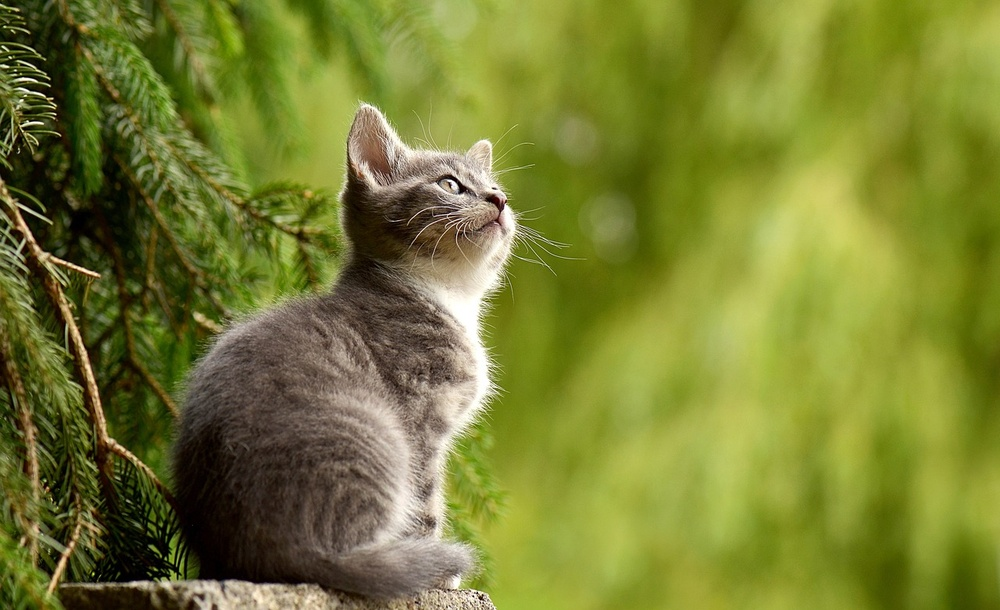
#> input picture kucing.jpg, 1000 x 610 px, shrunk from 1280 x 781 before the run
$ python Tugas.py
#> lines starting #> are read from the running program, lines starting #| are printed output that depends on the picture
import cv2
import numpy as np
import matplotlib.pyplot as plt

def adjust_contrast_brightness(image, alpha, beta):
    adjusted_image = cv2.convertScaleAbs(image, alpha=alpha, beta=beta)
    return adjusted_image
def show_image_and_histogram(image, title='Image', cmap_type='gray'):
    plt.figure(figsize=(10, 5))
    plt.subplot(1, 2, 1)
    plt.imshow(image, cmap=cmap_type)
    plt.title(title)
    plt.axis('off')
    plt.subplot(1, 2, 2)
    plt.hist(image.ravel(), bins=256, range=(0, 256), color='black')
    plt.title('Histogram')
    plt.xlabel('Intensitas Piksel')
    plt.ylabel('Frekuensi')
    plt.tight_layout()
    plt.show()
def calculate_normalized_histogram(image):
    histogram, _ = np.histogram(image.ravel(), bins=256, range=(0, 256))
    total_pixels = image.size
    normalized_histogram = histogram / total_pixels
    return normalized_histogram
def show_normalized_histogram(original_image, adjusted_image, title='Normalized Histogram'):
    original_histogram = calculate_normalized_histogram(original_image)
    adjusted_histogram = calculate_normalized_histogram(adjusted_image)
    plt.figure(figsize=(10, 5))
    plt.plot(original_histogram, color='black', label='Original Image')
    plt.plot(adjusted_histogram, color='red', label='Adjusted Image')
    plt.title(title)
    plt.xlabel('Intensitas Piksel')
    plt.ylabel('Distribusi Probabilitas')
    plt.legend()
    plt.show()
image_path = 'kucing.jpg'
original_image = cv2.imread(image_path, cv2.IMREAD_GRAYSCALE)
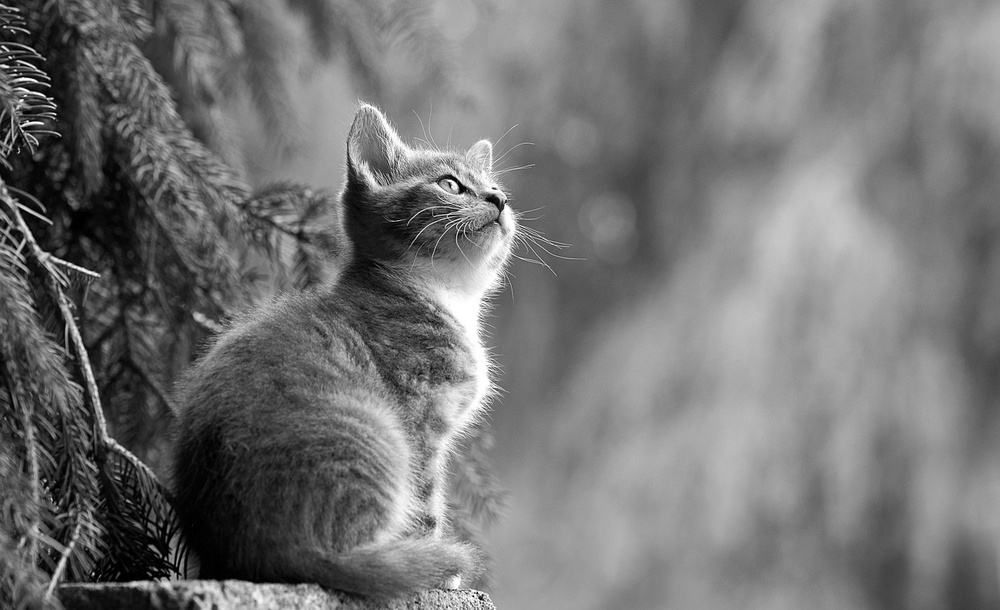
#> original_image: shape (610, 1000); min 0, max 255, mean 115.2
low_contrast_image = adjust_contrast_brightness(original_image, alpha=0.5, beta=100)
high_contrast_image = adjust_contrast_brightness(original_image, alpha=2.0, beta=0)
underexposed_image = adjust_contrast_brightness(original_image, alpha=1.0, beta=-100)
#> call 3 of adjust_contrast_brightness, with alpha = 1, beta = -100
#> in adjust_contrast_brightness (call 3), `adjusted_image = cv2.convertScaleAbs(image, alpha=alpha, beta=beta)`:
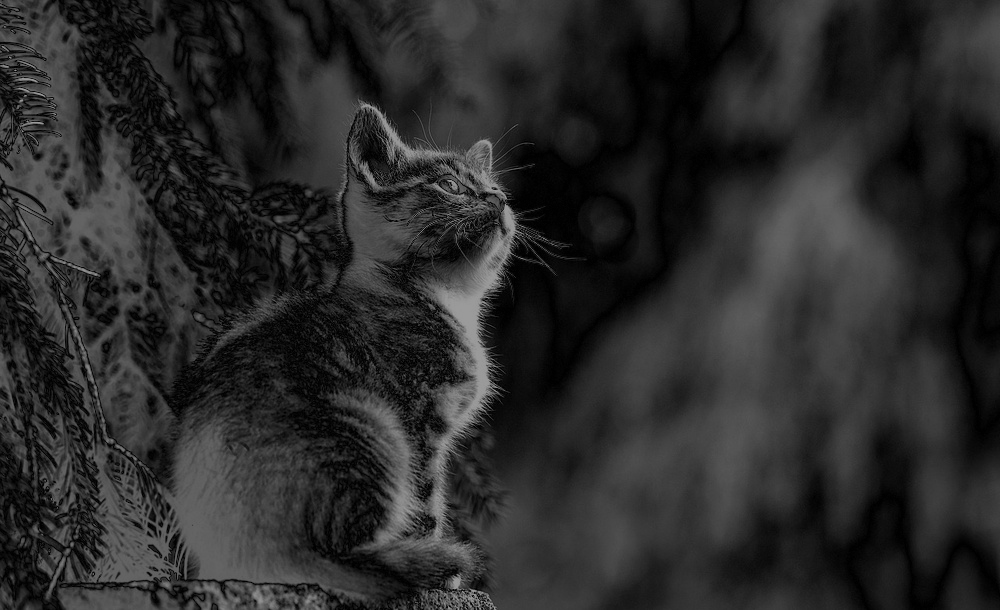
#> adjusted_image: shape (610, 1000); min 0, max 155, mean 41.8
overexposed_image = adjust_contrast_brightness(original_image, alpha=1.0, beta=100)
#> call 4 of adjust_contrast_brightness, with alpha = 1, beta = 100
#> in adjust_contrast_brightness (call 4), `adjusted_image = cv2.convertScaleAbs(image, alpha=alpha, beta=beta)`:
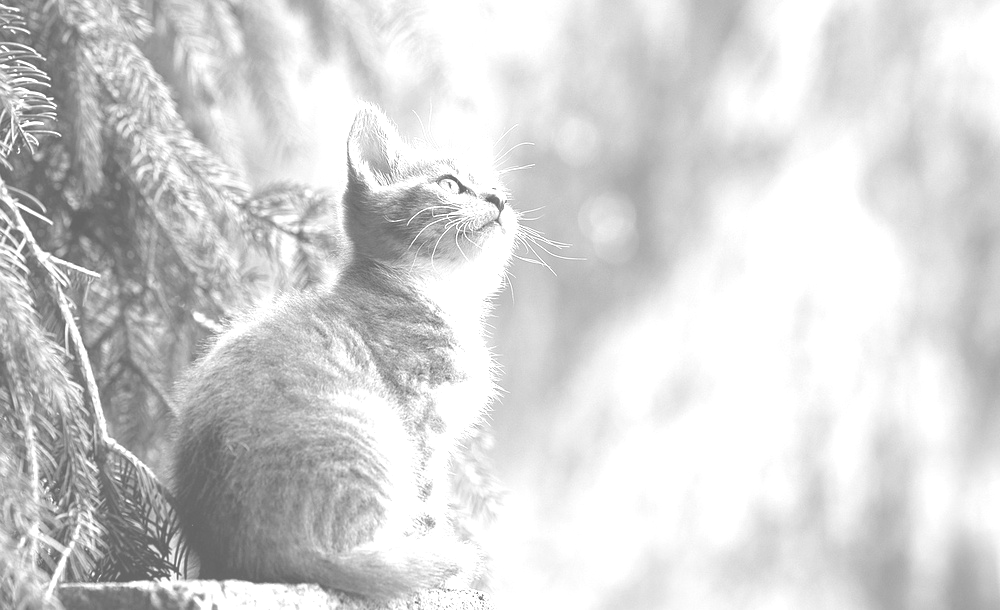
#> adjusted_image: shape (610, 1000); min 100, max 255, mean 211.2
show_image_and_histogram(low_contrast_image, title='Low Contrast')
#> in show_image_and_histogram, `plt.show()`:
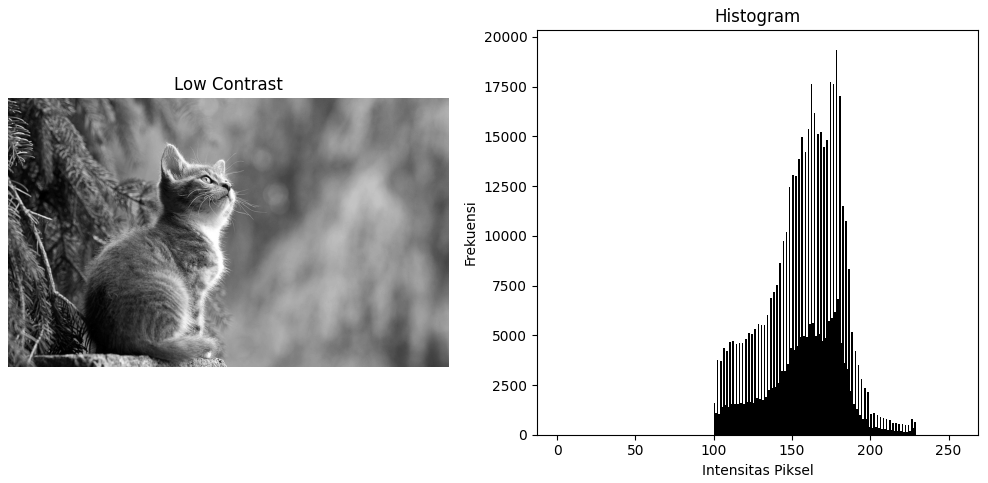
#> figure drawn by matplotlib, 2 panels; panel 2: tallest bar 19365 high, from x = 178 to 179
show_normalized_histogram(original_image, low_contrast_image, title='Normalized Histogram: Low Contrast')
#> in calculate_normalized_histogram, `histogram, _ = np.histogram(image.ravel(), bins=256, range=(0, 256))`: histogram = 256 values, max 6817 at index 158, min 137 at index 245, mean 2382.8
#> in calculate_normalized_histogram, `normalized_histogram = histogram / total_pixels`: normalized_histogram = 256 values, max 0.0112 at index 158, min 0.000225 at index 245, mean 0.00391
#> in show_normalized_histogram, `original_histogram = calculate_normalized_histogram(original_image)`: original_histogram has the same summary as normalized_histogram in calculate_normalized_histogram
#> in show_normalized_histogram, `adjusted_histogram = calculate_normalized_histogram(adjusted_image)`: adjusted_histogram = 256 values, max 0.0317 at index 178, min 0 at index 0, mean 0.00391
show_image_and_histogram(high_contrast_image, title='High Contrast')
show_normalized_histogram(original_image, high_contrast_image, title='Normalized Histogram: High Contrast')
show_image_and_histogram(underexposed_image, title='Underexposed')
#> call 3 of show_image_and_histogram, with title = 'Underexposed', cmap_type = 'gray'
#> in show_image_and_histogram (call 3), `plt.show()`:
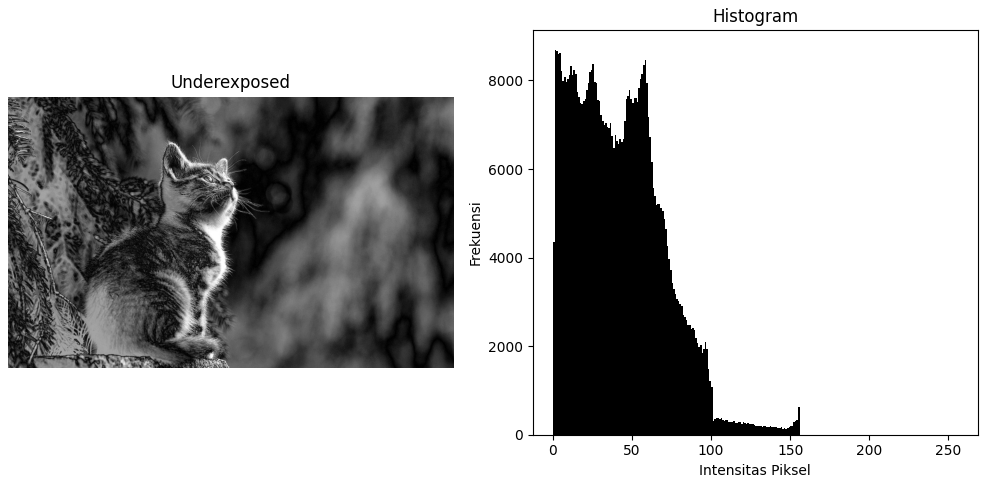
#> figure drawn by matplotlib, 2 panels; panel 2: tallest bar 8698 high, from x = 1 to 2
show_normalized_histogram(original_image, underexposed_image, title='Normalized Histogram: Underexposed')
show_image_and_histogram(overexposed_image, title='Overexposed')
#> call 4 of show_image_and_histogram, with title = 'Overexposed', cmap_type = 'gray'
#> in show_image_and_histogram (call 4), `plt.show()`:
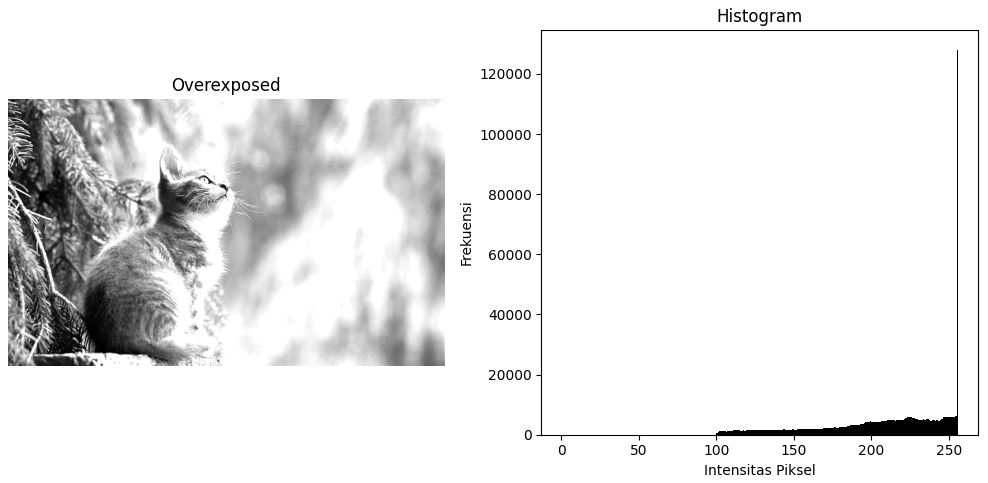
#> figure drawn by matplotlib, 2 panels; panel 2: tallest bar 128092 high, from x = 255 to 256
show_normalized_histogram(original_image, overexposed_image, title='Normalized Histogram: Overexposed')
#> call 4 of show_normalized_histogram, with title = 'Normalized Histogram: Overexposed'
#> in show_normalized_histogram (call 4), `adjusted_histogram = calculate_normalized_histogram(adjusted_image)`: adjusted_histogram = 256 values, max 0.21 at index 255, min 0 at index 0, mean 0.00391
#> in show_normalized_histogram (call 4), `plt.show()`:
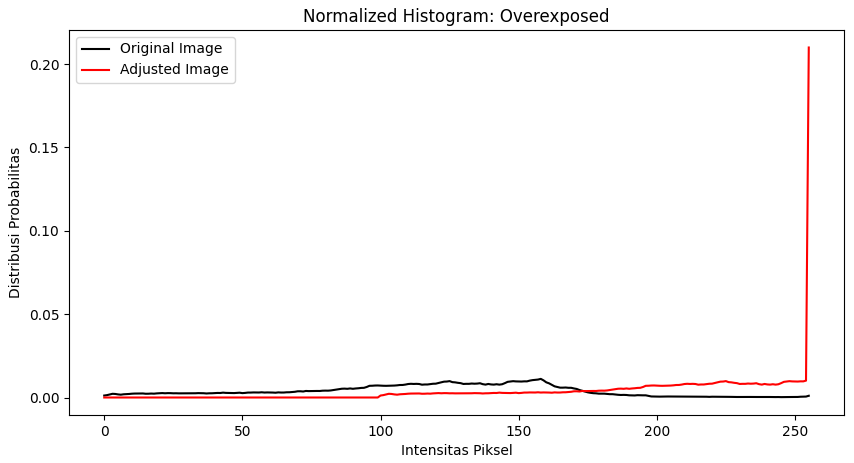
#> figure drawn by matplotlib, 1 panel; curve peaks at x = 158, y = 0.0112; curve peaks at x = 255, y = 0.21
